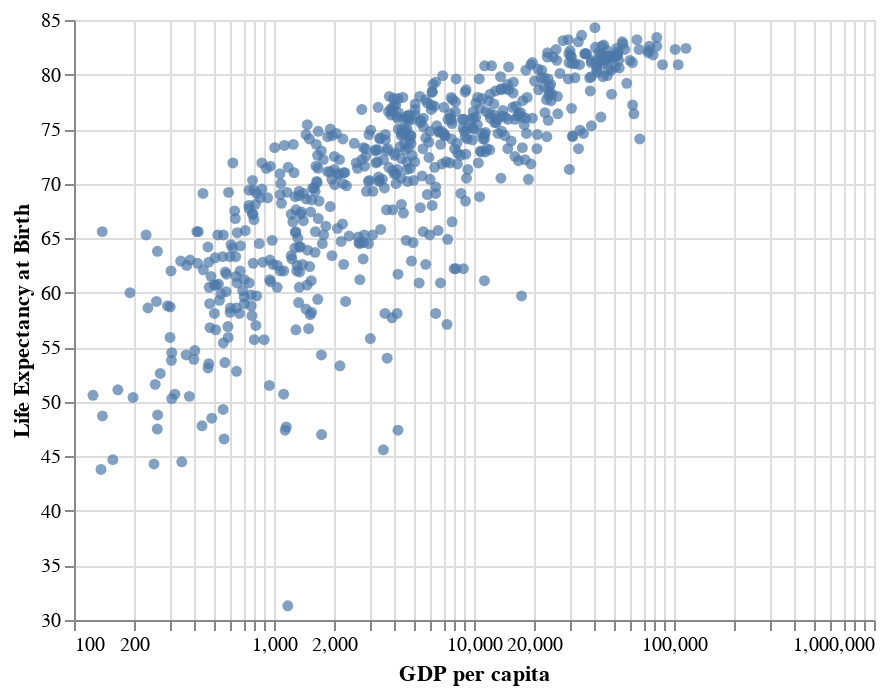

The notebook cell saved with this chart:
### Markdown cell above
In the plot above, there are a lot of points squished together near $x = 0$. It will make it easier to see the pattern of scatter in that region to adjust the x axis so that values are not displayed on a linear scale. Using `alt.Scale()` allows for efficient axis rescaling; the cell below puts GDP per capita on a log scale.

### Code cell
# log scale for x axis
alt.Chart(data).mark_circle().encode(
    x = alt.X('GDP per capita', scale = alt.Scale(type = 'log')),
    y = alt.Y('Life Expectancy', title = 'Life Expectancy at Birth', scale = alt.Scale(zero = False))
)

### Figure 1 — Vega-Lite specification as saved in the notebook (floating-point values rounded to 4 significant figures; data arrays with more than 128 entries replaced by an {"elided": "..."} marker saying what was removed)
{"config": {"view": {"continuousWidth": 400, "continuousHeight": 300}}, "data": {"name": "data-29977ff87bd5cb58512af82a56f9552e"}, "mark": "circle", "encoding": {"x": {"field": "GDP per capita", "scale": {"type": "log"}, "type": "quantitative"}, "y": {"field": "Life Expectancy", "scale": {"zero": false}, "title": "Life Expectancy at Birth", "type": "quantitative"}}, "$schema": "https://vega.github.io/schema/vega-lite/v4.17.0.json", "datasets": {"data-29977ff87bd5cb58512af82a56f9552e": {"elided": "620 records"}}}
